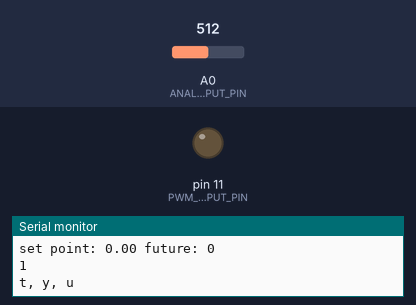
The sketch below on a simulated Arduino Uno, built with avr-gcc and run on an emulated ATmega328P. On the bench: output pins drawn as LEDs (lit = HIGH), the last lines printed to the serial monitor. Inputs (shaded band) come from the test bench; at power-on: A0 (ANALOG_INPUT_PIN) = 512.

Above: at 0.1 s.
At 40.1 s:
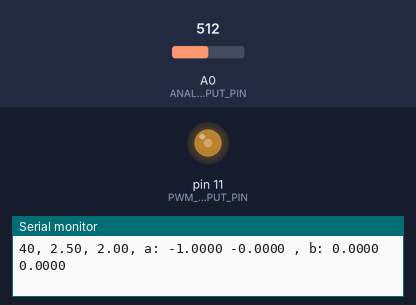
At 65.1 s:
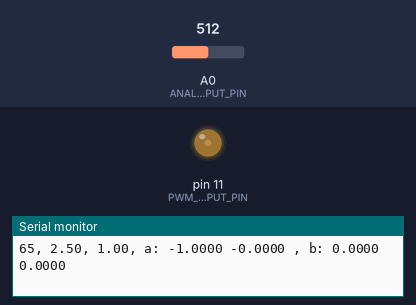
Timing chart, 0 to 91.5 s (numbered marks = the images above):
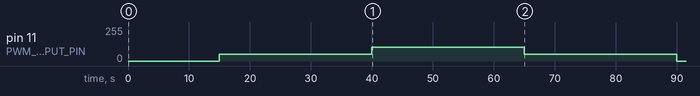

Measured:
- by itself, pin 11 (PWM_OUTPUT_PIN): 0/255 → 51/255 at 15.0 s, → 102/255 25.0 s later, → 51/255 25.0 s later, → 0/255 25.0 s later

The sketch:

Control.ino
```cpp
#include "Arduino.h"
#include "MemoryFree.h"
#include "ManualControll.h"
#include "InputOutput.h"

#define ANALOG_INPUT_PIN 0
#define PWM_OUTPUT_PIN 11
ManualControll manualControl;
InputOutput inputOutput;

/*This lines are set by user.*/
float setpoint = 0.0;
/*set point smoothening parameter.*/
float alfa=0.0;
int future = 0;
int Ts = 1;
/*Order of plant to identify.*/
int n = 2;
////////////////////////////////
long previous_millis = 0;
const long interval = Ts * 1000;
float last_sample = 0.0;
float controll_value = 0.0;
int input_value = 0;
int output_value = 0;

void setup() {
	Serial.begin(9600);
	Serial.flush();
	pinMode(ANALOG_INPUT_PIN, INPUT);
	pinMode(PWM_OUTPUT_PIN, OUTPUT);

	Serial.println("Starting");
	/*This method should be called first*/
	manualControl.initialize(setpoint, alfa, future, n);
	/* Here I have written information about free memory in UNO, controller data and computing time*/
	Serial.println(freeMemory());
	Serial.println();
	manualControl.showControllerData();
	Serial.println();
	Serial.println(millis());
	Serial.println("t, y, u");
}

// The loop function is called in an endless loop
void loop() {
	long current_millis = millis();
	/*Every sample time is processed this condition*/
	if (current_millis - previous_millis >= interval) {
		previous_millis = current_millis;

		input_value = analogRead(ANALOG_INPUT_PIN);
		last_sample = inputOutput.inputToVoltage(input_value);

		/*Here you can set the set points in future. Method parameters are (set point,current_time,start_time,end_time). End time>start time.*/
		manualControl.setSetpoint(1.0, current_millis, 10, 35);
		manualControl.setSetpoint(2.0, current_millis, 35, 60);
		manualControl.setSetpoint(1.0, current_millis, 60, 85);
		manualControl.setSetpoint(0.0, current_millis, 85, 110);

		/*Setting set point to control value.*/
		controll_value = manualControl.process(last_sample);
		/*Identify plant method expects sample and control_value(y and u).*/
		manualControl.identifyPlant(last_sample, controll_value);

		output_value = inputOutput.voltageToOutput(controll_value);
		analogWrite(PWM_OUTPUT_PIN, output_value);
		/* This method prints all measurements*/
		manualControl.printData(current_millis);

	}
}
```

InputOutput.cpp
```cpp
/*
 * InputOutput.cpp
 *
 *  Created on: 11. 11. 2018
 *      Author: Jiri
 */

#include "InputOutput.h"

InputOutput::InputOutput() {
	// TODO Auto-generated constructor stub

}

float InputOutput::inputToVoltage(int _input_value) {
	float voltage;
	//prevod z rozsahu 0-1023 na 0-5V s desetinným místem
	voltage = _input_value * (5.0 / 1023.0);

	return voltage;
}

int InputOutput::voltageToOutput(float _output_value) {
	int output;
	//Dolní a horní omezení
	if (_output_value < 0.0) {
		_output_value = 0.0;
	}

	if (_output_value > 5.0) {
		_output_value = 5.0;
	}

	// prevod z 0-5V na 0-255 bez desetinneho mista
	output = _output_value * 51;

	return output;
}

InputOutput::~InputOutput() {
	// TODO Auto-generated destructor stub
}
```

InputOutput.h
```cpp
/*
 * InputOutput.h
 *
 *  Created on: 11. 11. 2018
 *      Author: Jiri
 */

#ifndef INPUTOUTPUT_H_
#define INPUTOUTPUT_H_

class InputOutput {
public:
	InputOutput();
	float inputToVoltage(int _input_value);
	int voltageToOutput(float _output_value);
	virtual ~InputOutput();
};

#endif /* INPUTOUTPUT_H_ */
```

ManualControll.cpp
```cpp
/*
 * ManualControll.cpp
 *
 *  Created on: 26. 2. 2019
 *      Author: Jiri
 */

#include "ManualControll.h"
#include "Arduino.h"
#include "MemoryFree.h"

ManualControll::ManualControll() {
	// TODO Auto-generated constructor stub
	for (int i = 0; i < 6; ++i) {
		_setPoint[i] = 0.0;
	}
	_last_sample = 0.0;
	_alfa= 0.0;
	_last_setPoint=0.0;
	_future=0;
	_n=0;
	for (int i = 0; i < 10; ++i) {
		for (int j = 0; j < 10; ++j) {
			if (i==j) {
				_P[i][j]=100000000.0f;
			}
			else{
				_P[i][j]=0.0f;
			}
		}
	}


}

void ManualControll::initialize(float setPoint, float alfa,int future,int n){


	for (int i = 0; i < 6; ++i) {
		_setPoint[i]=setPoint;
	}
	_alfa=alfa;
	_future=future;
	_n=n;

}

void ManualControll::printData(long current_time){

	Serial.print(current_time / 1000);
	Serial.print(", ");
	Serial.print(_last_sample);
	Serial.print(", ");
	Serial.print(_setPoint[0]);
	Serial.print(", a: ");
	for (int i = 0; i < _n; ++i) {
		Serial.print(_X[i],4);
		Serial.print(" ");
	}
	Serial.print(", b: ");
	for (int i = _n; i < 2*_n; ++i) {
		Serial.print(_X[i],4);
		Serial.print(" ");
	}
	Serial.println();
}

float ManualControll::process(float last_sample){
	_last_sample = last_sample;

	return _setPoint[0+ _future];

}

void ManualControll::identifyPlant(float sample,float controll_value){
	int n = 2 * _n;
	float mk[n];
	float xk[n];
	float pk[n][n];
	float mkf[n][n];
	float denom =0.0;
	float yp=0.0;
	float sum=0.0;


	for (int i = 0; i < n; ++i) {
		mk[i]=0.0;
		xk[i]=0.0;
		for (int j = 0; j < n; ++j) {
			pk[i][j]=0.0;
			mkf[i][j]=0.0;
		}
	}

	for (int i = 0; i < n; ++i) {
		for (int j = 0; j < n; ++j) {
			mk[i] = mk[i] + _P[i][j]*_f[j];
			denom = denom + _f[j]*_P[j][i]*_f[i];
		}
	}

	for (int i = 0; i < n; ++i) {
		yp=yp + _f[i]*_X[i];
		mk[i]=mk[i]/(1+denom);
		for (int j = 0; j < n; ++j) {
			mkf[i][j]=mk[i]*_f[j];
		}
	}
	for (int i = 0; i < n; ++i) {
		for (int j = 0; j < n; ++j) {
			for (int k = 0; k < n; ++k) {
				sum=sum +mkf[i][k]*_P[k][j];
			}
			pk[i][j]=_P[i][j]-sum;
			sum=0.0;
		}
	}

		for (int i = 0; i < n; ++i) {
			xk[i]=_X[i] + mk[i]*(sample-yp);
		}

		for (int i = 0; i < n; ++i) {
			_X[i]=xk[i];
			for (int j = 0; j < n; ++j) {
				_P[i][j]=pk[i][j];
			}
		}

		for (int i = _n-1; i > 0; --i) {
			_f[i] = _f[i-1];
		}

		for (int i = n-1; i > _n; --i) {
			_f[i] = _f[i-1];
		}

		_f[0]=-sample;
		_f[_n]=controll_value;


//Serial.println(freeMemory());

}


void ManualControll::setSetpoint(float w, long current_time, long start_time, long end_time){
	if (_setPoint[0]!=w && (current_time >= start_time * 1000) && (current_time <= end_time * 1000)) {
		for (int i = 0; i < 5; ++i) {
			_setPoint[i]=_setPoint[i+1];
		}
		_setPoint[5] = _alfa*_last_setPoint+(1-_alfa)*w;
		_last_setPoint=_setPoint[5];
	}
}

void ManualControll::showControllerData(){
	Serial.print("set point: ");
	Serial.print(_setPoint[0]);
	Serial.print(" future: ");
	Serial.println(_future);

}

ManualControll::~ManualControll() {
	// TODO Auto-generated destructor stub
}
```

ManualControll.h
```cpp
/*
 * ManualControll.h
 *
 *  Created on: 26. 2. 2019
 *      Author: Jiri
 */

#ifndef MANUALCONTROLL_H_
#define MANUALCONTROLL_H_


class ManualControll {
public:
	ManualControll();
	void initialize(float setPoint, float alfa, int future,int n);
	void setSetpoint(float w, long current_time, long start_time,
			long end_time);
	void printData(long current_time);
	void identifyPlant(float sample,float controll_value);
	void showControllerData();
	float process(float last_sample);
	virtual ~ManualControll();
private:
	float _setPoint[6];

	float _last_sample;
	float _alfa;
	float _last_setPoint;

	int _future;
	int _n;

	float _X[10];
	float _f[10];
	float _P[10][10];

};

#endif /* MANUALCONTROLL_H_ */
```

MemoryFree.cpp
```cpp
#if (ARDUINO >= 100)
#include "Arduino.h"
#else
#include "WProgram.h"
#endif

extern unsigned int __heap_start;
extern void *__brkval;

/*
 * The free list structure as maintained by the
 * avr-libc memory allocation routines.
 */
struct __freelist
{
  size_t sz;
  struct __freelist *nx;
};

/* The head of the free list structure */
extern struct __freelist *__flp;

#include "MemoryFree.h"

/* Calculates the size of the free list */
int freeListSize()
{
  struct __freelist* current;
  int total = 0;
  for (current = __flp; current; current = current->nx)
  {
    total += 2; /* Add two bytes for the memory block's header  */
    total += (int) current->sz;
  }

  return total;
}

int freeMemory()
{
  int free_memory;
  if ((int)__brkval == 0)
  {
    free_memory = ((int)&free_memory) - ((int)&__heap_start);
  }
  else
  {
    free_memory = ((int)&free_memory) - ((int)__brkval);
    free_memory += freeListSize();
  }
  return free_memory;
}
```

MemoryFree.h
```cpp
// MemoryFree library based on code posted here:
// http://www.arduino.cc/cgi-bin/yabb2/YaBB.pl?num=1213583720/15
// Extended by Matthew Murdoch to include walking of the free list.

#ifndef	MEMORY_FREE_H
#define MEMORY_FREE_H

#ifdef __cplusplus
extern "C" {
#endif

int freeMemory();

#ifdef  __cplusplus
}
#endif

#endif
```
